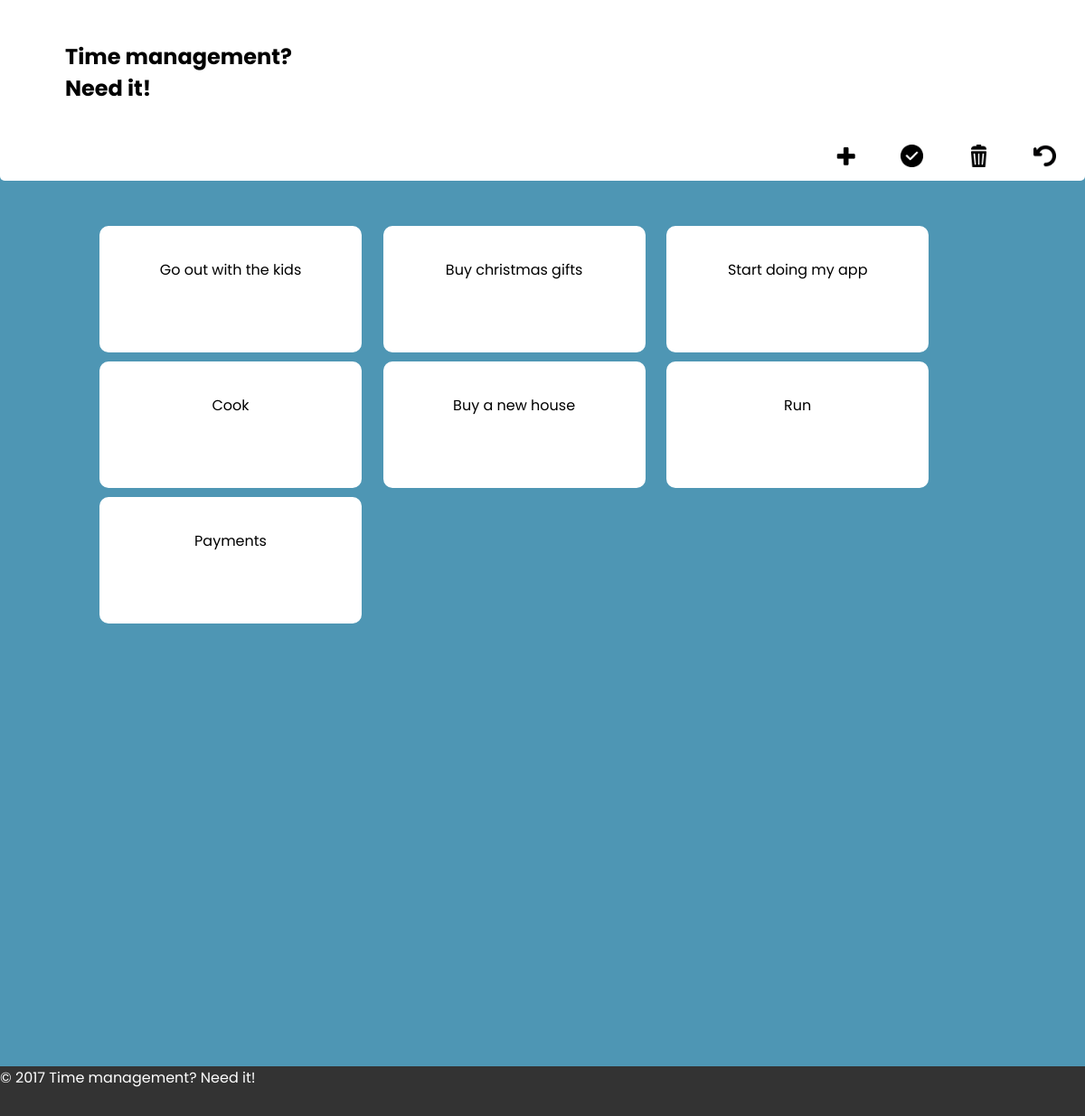
/allTasks.php (signed in), run on the app's committed database.
### tables this page shows
CREATE TABLE to_do_list (
  toDoList_id INTEGER PRIMARY KEY AUTOINCREMENT,
  toDoList_name VARCHAR NOT NULL,
  toDoList_isCompleted BIT NOT NULL DEFAULT 0,
  cat_id INTEGER REFERENCES category NOT NULL,
  usr_id INTEGER REFERENCES usr_info NOT NULL
);

### allTasks.php (called while the page is built, shortened)
<?php
include_once('database/connection.php');
include_once('database/query.php');
$toDoLists = getAllToDoListsNotCompleted();
include_once('templates/common/header.php');
include_once('templates/common/buttons.php');
include_once('templates/category/list_AlltodoLists.php');
include_once('templates/common/footer.php');
?>

### database/query.php (called while the page is built, shortened)
<?php
function getAllToDoListsNotCompleted() {
  global $dbh;
  $stmt = $dbh->prepare("SELECT * FROM to_do_list JOIN usr_info ON(usr_info.usr_id = to_do_list.usr_id) WHERE usr_info.usr_id=? AND to_do_list.toDoList_isCompleted=?");
  $stmt->execute(array($_SESSION['usr_info']['usr_id'],0));
  return $stmt->fetchAll();
}
?>

### templates/category/list_AlltodoLists.php (the view, shortened to what this page needs)
<section id="todolists">
<?php foreach ($toDoLists as $toDoList) { ?>
  <li>
   <div class="wrapper">
   <div class="col_third">
    <div class="hover panel">
   <a class="table_toDo" href="toDoList.php?toDoList_id=<?=$toDoList['toDoList_id']?>">
   <div class="front">
     <div class="box1">
       <p><?=$toDoList['toDoList_name']?></p>
     </div>
   </div>
   <div class="back">
     <div class="box2">
       <p><?=$toDoList['toDoList_name']?></p>
     </div>
   </div></a>
 </div>
</div>
</div>
<?php  } ?>
</li>
</section>

### css/style.css (style rules this page uses)
body { width: 100%; height: 100%; margin: 0 auto; display: flex; flex-flow: column wrap; background-color: #4e96b4; }

### css/categories.css (style rules this page uses)
#todolists { font-family: 'Permanent Marker', cursive; font-family: 'Poppins', sans-serif; margin-top: 50px; margin-bottom: 30em; order: 2; }
#todolists li { display: block; }
#todolists li a { text-decoration: none; color:black; }
.col_third { width: 32%; }
.col_half, .col_third, .col_twothird, .col_fourth, .col_three_fourth, .col_fifth { position: relative; display:inline; display: inline-block; float: left; margin-bottom: 20px; }
.wrapper { width: 980px; margin: 0 auto; background-color: #bdd3de; hoverflow: hidden; }
.panel { margin: 0 auto; height: 130px; position: relative; -webkit-perspective: 600px; -moz-perspective: 600px; }
.panel .front, .panel .back { text-align: center; }
.panel .front { height: inherit; position: absolute; top: 0; z-index: 900; text-align: center; -webkit-transform: rotateX(0deg) rotateY(0deg); -moz-transform: rotateX(0deg) rotateY(0deg); -webkit-transform-style: preserve-3d; -moz-transform-style: preserve-3d; -webkit-backface-visibility: hidden; -moz-backface-visibility: hidden; -webkit-transition: all .4s ease-in-out; -moz-transition: all .4s ease-in-out; -ms-transition: all .4s ease-in-out; -o-transition: all .4s ease-in-out; transition: all .4s ease-in-out; }
.panel .back { height: inherit; position: absolute; top: 0; z-index: 1000; -webkit-transform: rotateY(-180deg); -moz-transform: rotateY(-180deg); -webkit-transform-style: preserve-3d; -moz-transform-style: preserve-3d; -webkit-backface-visibility: hidden; -moz-backface-visibility: hidden; -webkit-transition: all .4s ease-in-out; -moz-transition: all .4s ease-in-out; -ms-transition: all .4s ease-in-out; -o-transition: all .4s ease-in-out; transition: all .4s ease-in-out; }
.box1 { background-color: white; width: 250px; height: 100px; margin: 0 auto; padding: 20px; border-radius: 10px; -moz-border-radius: 10px; -webkit-border-radius: 10px; }
.box2 { background-color: white; width: 250px; height: 100px; margin: 0 auto; padding: 20px; border-radius: 10px; -moz-border-radius: 10px; -webkit-border-radius: 10px; }

### data on the page
to_do_list: toDoList_name "Go out with the kids"
to_do_list: toDoList_name "Buy christmas gifts"
to_do_list: toDoList_name "Start doing my app"
to_do_list: toDoList_name "Cook"
to_do_list: toDoList_name "Buy a new house"
to_do_list: toDoList_name "Run"
to_do_list: toDoList_name "Payments"
